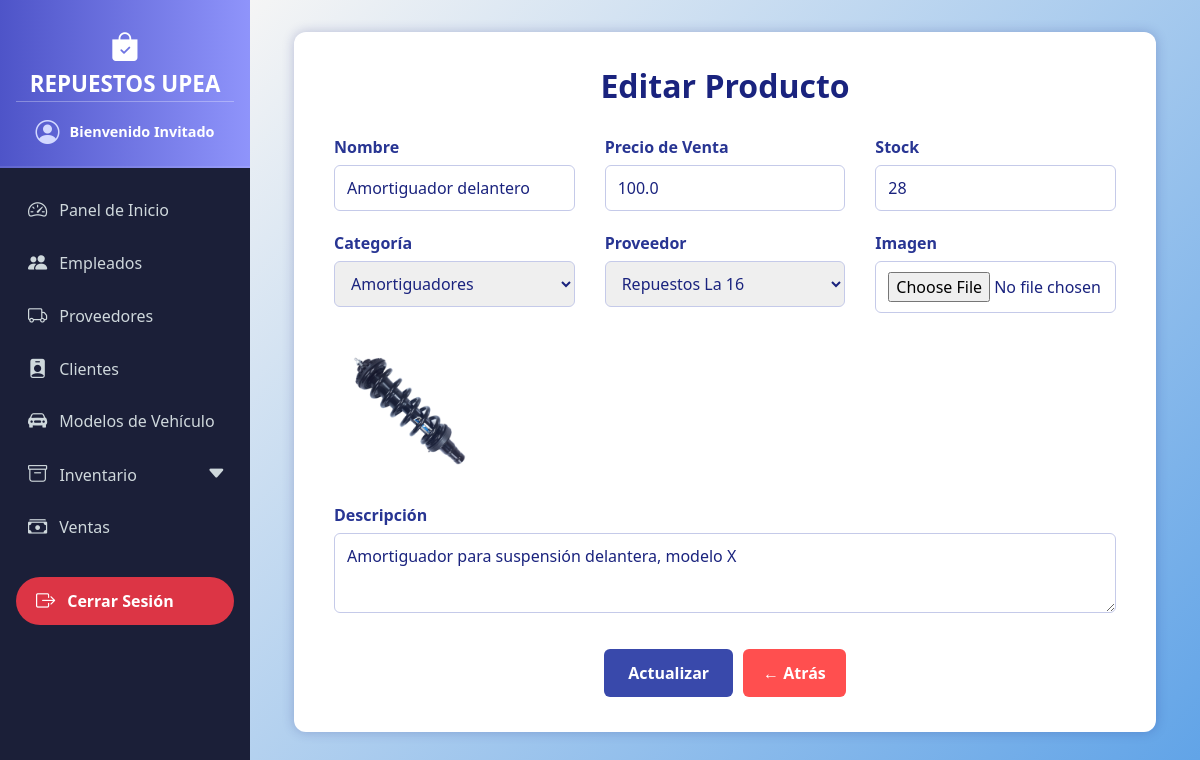
Before: /productos/edit/2 with the older database file.
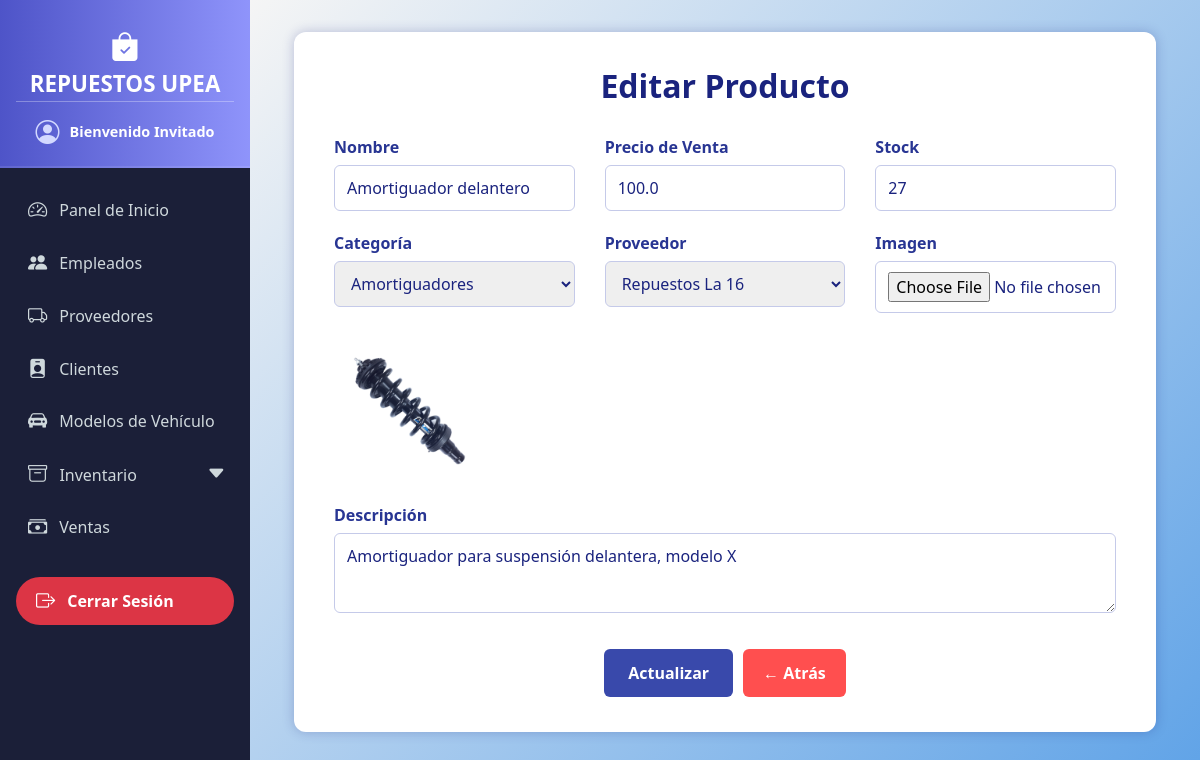
After: the same page with the newer database file.
### models/producto_model.py (models this page shows, shortened)
class Producto(db.Model):
    __tablename__ = "productos"
    id = db.Column(db.Integer, primary_key=True)
    nombre = db.Column(db.String(100), nullable=False)
    descripcion = db.Column(db.String(255))
    precio = db.Column(db.Float, nullable=False)
    stock = db.Column(db.Integer, nullable=False)
    imagen = db.Column(db.String(255), nullable=True)
    categoria_id = db.Column(db.Integer, db.ForeignKey("categorias.id"))
    categoria = db.relationship("Categoria", back_populates="productos")
    proveedores = db.relationship("ProductoProveedor", back_populates="producto")
    detalles_venta = db.relationship("DetalleVenta", back_populates="producto")
    @classmethod
    def get_by_id(cls, id):
        return cls.query.get(int(id))

### models/categoria_model.py (models this page shows, shortened)
class Categoria(db.Model):
    __tablename__ = "categorias"
    id = db.Column(db.Integer, primary_key=True)
    nombre = db.Column(db.String(80), nullable=False)
    productos = db.relationship("Producto", back_populates="categoria")
    @staticmethod
    def get_all():
        return Categoria.query.all()

### controllers/producto_controller.py (the view, shortened to what this page needs)
@producto_bp.route("/edit/<int:id>", methods=['GET', 'POST'])
def edit(id):
    producto = Producto.get_by_id(id)
    categorias = Categoria.get_all()
    proveedores = Proveedor.get_all()
    return producto_view.edit(producto, categorias, proveedores)

### models/proveedor_model.py (called while the page is built)
    @staticmethod
    def get_all():
        return Proveedor.query.all()

### run.py (called while the page is built)
@app.context_processor
def inject_active_path():
    def is_active(path):
        return 'active' if request.path == path else ''
    return dict(is_active=is_active)

@app.context_processor
def inject_carrito_count():
    carrito = session.get('carrito', {})
    total = sum(item['cantidad'] for item in carrito.values()) if carrito else 0
    return dict(carrito_count=total)

### views/producto_view.py (called while the page is built)
def edit(producto, categorias, proveedores):
    return render_template("productos/edit.html", producto=producto, categorias=categorias, proveedores=proveedores)

### templates/productos/edit.html (shortened to what this page needs)
{% extends 'base.html' %}
{% block content %}
<div class="container">
  <h2>Editar Producto</h2>
  <form method="POST" enctype="multipart/form-data" action="{{ url_for('producto.edit', id=producto.id) }}">
    <div>
      <label for="nombre">Nombre</label>
      <input type="text" name="nombre" id="nombre" value="{{ producto.nombre }}" required>
    </div>
    <div>
      <label for="precio">Precio de Venta</label>
      <input type="number" step="0.01" name="precio" id="precio" value="{{ producto.precio }}" required>
    </div>
    <div>
      <label for="stock">Stock</label>
      <input type="number" name="stock" id="stock" value="{{ producto.stock }}" required>
    </div>
    <div>
      <label for="categoria_id">Categoría</label>
      <select name="categoria_id" id="categoria_id" required>
        {% for categoria in categorias %}
        <option value="{{ categoria.id }}" {% if categoria.id == producto.categoria_id %}selected{% endif %}>
          {{ categoria.nombre }}
        </option>
        {% endfor %}
      </select>
    </div>
    <div>
      <label for="proveedor_id">Proveedor</label>
      <select name="proveedor_id" id="proveedor_id" required>
        {% for p in proveedores %}
        <option value="{{ p.id }}" {% if p.id == producto.proveedor_id %}selected{% endif %}>{{ p.nombre }}</option>
        {% endfor %}
      </select>
    </div>
    <div>
      <label for="imagen">Imagen</label>
      <input type="file" name="imagen" id="imagen" accept="image/*">
    </div>
    {% if producto.imagen %}
    <img src="{{ url_for('static', filename='img/productos/' + producto.imagen) }}" alt="Imagen actual" class="preview">
    {% endif %}
    <div style="grid-column: 1 / -1;">
      <label for="descripcion">Descripción</label>
      <textarea name="descripcion" id="descripcion">{{ producto.descripcion }}</textarea>
    </div>
    <div class="form-actions">
      <button type="submit">Actualizar</button>
      <a href="{{ url_for('producto.index') }}" class="back-button">← Atrás</a>
    </div>
  </form>
</div>
{% endblock %}

Changed rows visible on the page:
changed Producto "Amortiguador delantero": stock "28" → "27"
